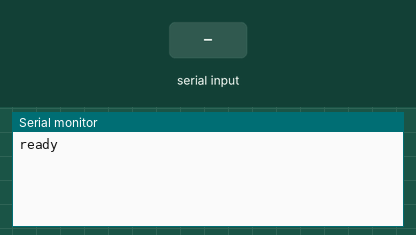
A sketch run on a simulated Arduino Uno, built with avr-gcc and run on an emulated ATmega328P. Parts: the last lines printed to the serial monitor. Inputs (shaded band) come from the test bench.

Above: at 1.2 s.
1.3 s: "L\n" received over Serial
At 2.1 s:
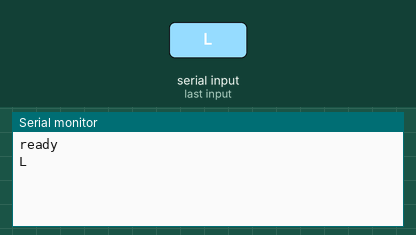
2.8 s: byte 72 ('H') received over Serial
At 3.3 s:
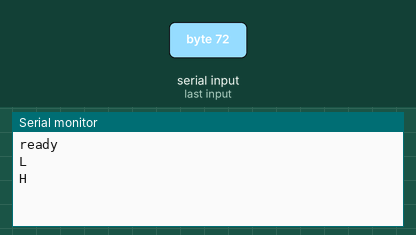

The sketch:

tn189_reset.ino
```cpp
// (licence header left out)
/*
 * Drive the FT260 RESETN pin for tn189_reset_loop.py.
 *
 * Serial at 115200 baud: 'L' holds the FT260 in reset, 'H' releases it.
 * The sketch answers each command with the same letter and a newline,
 * and ignores any other byte.
 */

#define RESET_PIN 2

void setup()
{
	digitalWrite(RESET_PIN, HIGH);
	pinMode(RESET_PIN, OUTPUT);
	Serial.begin(115200);
	Serial.println("ready");
}

void loop()
{
	int c = Serial.read();

	if (c == 'L')
		digitalWrite(RESET_PIN, LOW);
	else if (c == 'H')
		digitalWrite(RESET_PIN, HIGH);
	else
		return;
	Serial.write(c);
	Serial.write('\n');
}
```

Measured:
- after the input at 1.3 s, the serial monitor: prints a new line at once (image 1)
- after the input at 2.8 s, the serial monitor: prints a new line at once (image 2)
